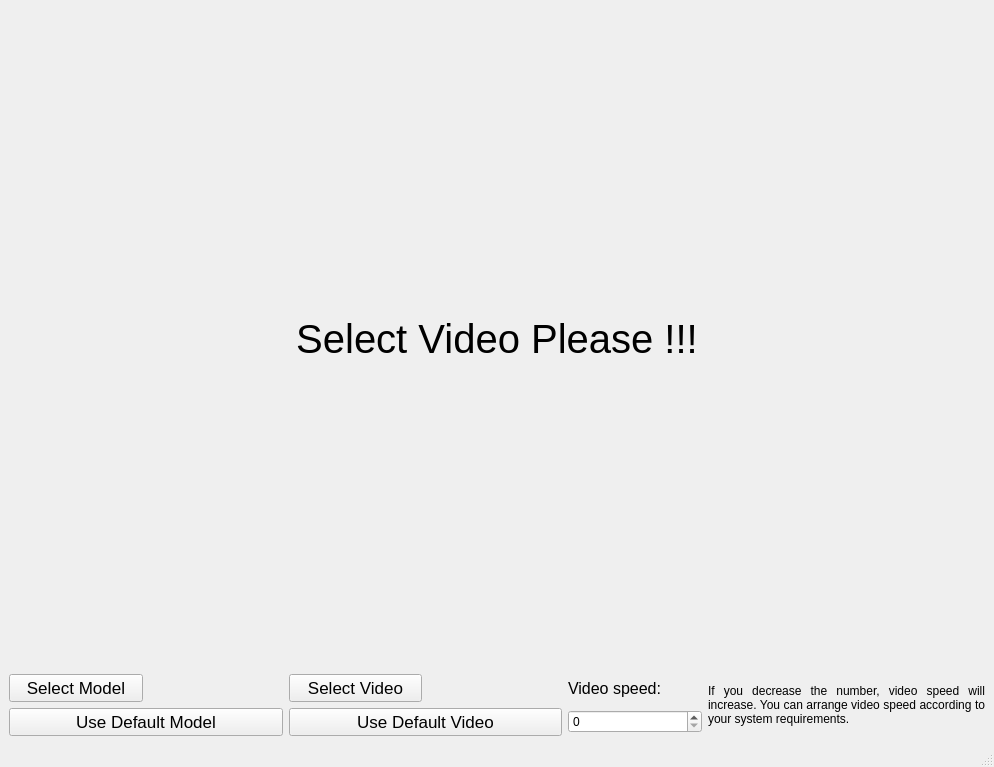
<?xml version="1.0" encoding="UTF-8"?>
<ui version="4.0">
 <class>MainWindow</class>
 <widget class="QMainWindow" name="MainWindow">
  <property name="geometry">
   <rect>
    <x>0</x>
    <y>0</y>
    <width>994</width>
    <height>767</height>
   </rect>
  </property>
  <property name="windowTitle">
   <string>MainWindow</string>
  </property>
  <widget class="QWidget" name="widget">
   <layout class="QGridLayout" name="gridLayout">
    <item row="0" column="0" colspan="6">
     <widget class="QLabel" name="video_play_area">
      <property name="font">
       <font>
        <pointsize>30</pointsize>
       </font>
      </property>
      <property name="text">
       <string>Select Video Please !!!</string>
      </property>
      <property name="alignment">
       <set>Qt::AlignCenter</set>
      </property>
     </widget>
    </item>
    <item row="1" column="0">
     <widget class="QPushButton" name="modal_selection_button">
      <property name="font">
       <font>
        <pointsize>13</pointsize>
       </font>
      </property>
      <property name="text">
       <string>Select Model</string>
      </property>
     </widget>
    </item>
    <item row="1" column="1">
     <widget class="QLabel" name="selected_modal">
      <property name="font">
       <font>
        <pointsize>12</pointsize>
       </font>
      </property>
      <property name="text">
       <string/>
      </property>
     </widget>
    </item>
    <item row="1" column="2">
     <widget class="QPushButton" name="select_video_button">
      <property name="font">
       <font>
        <pointsize>13</pointsize>
       </font>
      </property>
      <property name="text">
       <string>Select Video</string>
      </property>
     </widget>
    </item>
    <item row="1" column="3">
     <widget class="QLabel" name="selected_video">
      <property name="font">
       <font>
        <pointsize>12</pointsize>
       </font>
      </property>
      <property name="text">
       <string/>
      </property>
     </widget>
    </item>
    <item row="1" column="4">
     <widget class="QLabel" name="label">
      <property name="font">
       <font>
        <pointsize>12</pointsize>
       </font>
      </property>
      <property name="text">
       <string>Video speed:</string>
      </property>
     </widget>
    </item>
    <item row="1" column="5" rowspan="2">
     <widget class="QLabel" name="label_2">
      <property name="tabletTracking">
       <bool>false</bool>
      </property>
      <property name="acceptDrops">
       <bool>false</bool>
      </property>
      <property name="autoFillBackground">
       <bool>false</bool>
      </property>
      <property name="inputMethodHints">
       <set>Qt::ImhNone</set>
      </property>
      <property name="text">
       <string>If you decrease the number, video speed will increase. You can arrange video speed according to your system requirements.</string>
      </property>
      <property name="textFormat">
       <enum>Qt::PlainText</enum>
      </property>
      <property name="scaledContents">
       <bool>true</bool>
      </property>
      <property name="alignment">
       <set>Qt::AlignJustify|Qt::AlignVCenter</set>
      </property>
      <property name="wordWrap">
       <bool>true</bool>
      </property>
      <property name="textInteractionFlags">
       <set>Qt::NoTextInteraction</set>
      </property>
     </widget>
    </item>
    <item row="2" column="0" colspan="2">
     <widget class="QPushButton" name="use_default_model_button">
      <property name="font">
       <font>
        <pointsize>13</pointsize>
       </font>
      </property>
      <property name="text">
       <string>Use Default Model</string>
      </property>
     </widget>
    </item>
    <item row="2" column="2" colspan="2">
     <widget class="QPushButton" name="use_default_video_button">
      <property name="font">
       <font>
        <pointsize>13</pointsize>
       </font>
      </property>
      <property name="text">
       <string>Use Default Video</string>
      </property>
     </widget>
    </item>
    <item row="2" column="4">
     <widget class="QSpinBox" name="spin_box">
      <property name="maximum">
       <number>1000</number>
      </property>
     </widget>
    </item>
   </layout>
  </widget>
  <widget class="QStatusBar" name="statusbar"/>
 </widget>
 <resources/>
 <connections/>
</ui>
